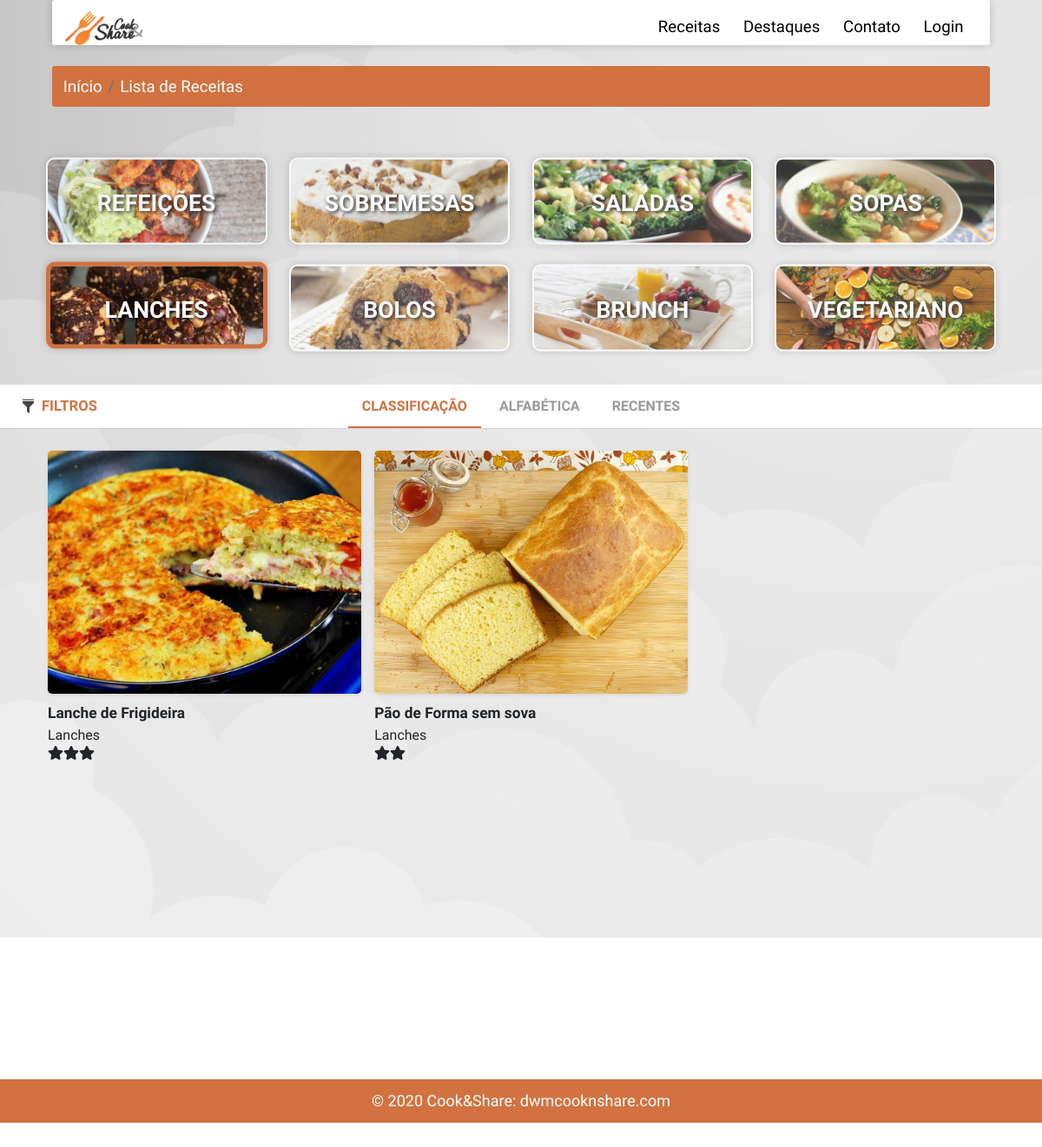
The app's page /receitas_lanches.php with its own data.
### tables this page shows
CREATE TABLE `categorias` (
  `id_categoria` int(6) NOT NULL,
  `nome` varchar(255) NOT NULL,
  `imagem` varchar(255) NOT NULL DEFAULT 'sem_imagem.jpg',
  `criado` timestamp NOT NULL DEFAULT current_timestamp(),
  `editado` timestamp NOT NULL DEFAULT current_timestamp() ON UPDATE current_timestamp()
);

CREATE TABLE `receitas` (
  `id_receita` int(6) NOT NULL,
  `id_user` int(6) NOT NULL,
  `nome` varchar(255) NOT NULL,
  `imagem` varchar(22) NOT NULL DEFAULT 'sem_imagem.jpg',
  `descricao` longtext NOT NULL,
  `duracao` int(10) NOT NULL,
  `ingredientes_desc` varchar(255) NOT NULL,
  `id_ingredientes` varchar(255) NOT NULL,
  `passos` varchar(255) NOT NULL,
  `id_categoria` int(6) NOT NULL,
  `npessoas` int(10) NOT NULL,
  `classificacao` int(11) NOT NULL DEFAULT 3,
  `total_classificacao` float NOT NULL,
  `nclassificacoes` int(11) NOT NULL,
  `dificuldade` enum('Fácil','Média','Difícil','') NOT NULL,
  `privacidade` enum('Público','Privado') NOT NULL DEFAULT 'Público',
  `estado` enum('Pendente','Aprovado','','') NOT NULL DEFAULT 'Pendente',
  `criado` timestamp NOT NULL DEFAULT current_timestamp(),
  `editado` timestamp NOT NULL DEFAULT current_timestamp() ON UPDATE current_timestamp()
);

### includes/ordenacao_lanches.php (called while the page is built, shortened)
<?php
$resultrec = mysqli_query($conn, "SELECT receitas.nome, receitas.npessoas, receitas.estado, receitas.duracao, receitas.dificuldade, receitas.id_categoria, receitas.id_receita,
receitas.imagem, receitas.classificacao, categorias.nome AS 'catnome' FROM receitas  INNER JOIN categorias ON receitas.id_categoria = categorias.id_categoria
 WHERE receitas.privacidade = 'Público' AND receitas.id_categoria = 5 AND receitas.estado = 'Aprovado' ORDER BY classificacao DESC");

### receitas_lanches.php (the view, shortened to what this page needs)
<html>
<head>
    <link rel="stylesheet" href="https://stackpath.bootstrapcdn.com/bootstrap/4.4.1/css/bootstrap.min.css">
    <link rel="stylesheet" href="assets/css/receitas.css">
</head>
<body>
<?php include("includes/navsU.php");
?>
 <div class="dbreadcrumb" aria-label="breadcrumb">
        <ol class="breadcrumb">
            <li class="breadcrumb-item"><a href="#">Início</a></li>
            <li class="breadcrumb-item active" aria-current="page"><a href="#">Lista de Receitas</a></li>
        </ol>
    </div>
    <?php include("includes/categorias.php");?>
    <main class="cd-main-content">
        <div class="cd-tab-filter-wrapper">
            <div class="cd-tab-filter">
                <ul class="cd-filters">
                    <li class="filter"><a class="selected" id="orderclass" data-type="all">Classificação</a></li>
                    <li class="filter" ><a data-type="all" id="orderalfa">Alfabética</a></li>
                    <li class="filter" ><a data-type="all" id="orderrecentes">Recentes</a></li>
                </ul>
            </div>
        </div>
        <section class="cd-gallery">
            <ul>
            <?php
            include("includes/ordenacao_lanches.php");
                        foreach($resultrec as $rowrec) {
                            $id = $rowrec['id_receita'];
                            $imagem = $rowrec['imagem'];
                            $classificacao = $rowrec['classificacao'];
                            $classificacao = intval($classificacao);
                            $duracao = $rowrec['duracao'];
                            $duracao = intval($duracao);
                            $nome = $rowrec['nome'];
                            $npessoas = $rowrec['npessoas'];
                            $categoria = $rowrec['catnome'];
                            $dificulade = $rowrec['dificuldade'];
                            if ($duracao<10){
                                $duracaof = "menos10m";
                            }else if (10 <= $duracao && $duracao<15){
                                $duracaof = "mais10menos15m";
                            }else if (15 <= $duracao && $duracao<20){
                                $duracaof = "mais15mmenos20m";
                            }else if (20<=$duracao && $duracao <25){
                                $duracaof = "mais20mmenos25m";
                            }else if (25<=$duracao && $duracao<30){
                                $duracaof = "mais25mmenos30m";
                            }else if (30<=$duracao && $duracao<=35){
                                $duracaof = "mais30mmenos35m";
                            }else if (35<$duracao){
                                $duracaof = "mais35m";
                            }
                            echo"
                            <li class='mix ".$categoria." ".$classificacao."c ".$duracaof." ".$dificulade." ".$npessoas."p'>
                            <div class='imgrec'>
                            <img src='assets/img/receitas/$imagem' alt='$nome'>
                            <div class='info'>
                                <p class='titulo'>".$nome."</p>
                                <p class='categoria'>".$categoria."</p>
                                <input type='hidden' name='rcid' id='rid' value='".$id."'>
                                <p class='class'>";  for ($i = 0; $i < $classificacao; $i++) { echo"<i class='fa fa-star' aria-hidden='true'></i>"; } echo"</p>
                            </div>
                            </div>
                        </li>
                            ";}?>
            </ul>
        </section>
        <a href="#0" class="cd-filter-trigger"> Filtros</a>
    </main>
</body>
</html>

### includes/navsU.php (shortened to what this page needs)
<!DOCTYPE html>
<html>
<head>
    <link rel="stylesheet" href="assets\css\navU.css">
</head>
<body>
    <div class="navv" id="navbar">
        <div class="navbar">
            <img onclick="location.href = 'index.php';" src="assets\img\logo.png" alt="Logo">
            <ul>
                <li><a href="receitas.php">Receitas</a></li>
                <li><a href="destaques.php">Destaques</a></li>
                <li><a href="contactos.php">Contato</a></li>
                <?php
                if (isset($_SESSION['email'])) {
                    echo '
                    <li><a href="perfil.php">Perfil</a></li>
                    <li><a href="../includes/logout.php">Logout</a></li>';
                }else{
                echo '<li><a href="../login.php">Login</a></li>';
                }
                ?>
            </ul>
        </div>
    </div>
</body>
</html>

### includes/categorias.php (shortened to what this page needs)
<?php
        include 'db.php';
        ?>
<!DOCTYPE html>
<html>
<head>
    <link rel="stylesheet" href="assets\css\categorias.css">
</head>
<body>
<div class="menus" id="menus">
        <div class="lmenus">
        <?php
                    $result = mysqli_query($conn, "SELECT * FROM categorias");
                    foreach($result as $row) {
                            $id = $row['id_categoria'];
                            $nome = $row['nome'];
                            $imagem = $row['imagem'];
                            echo '
                            <input type="hidden" name="categoria" id="rid" value="'.$id.'">
                            <div id="'.$id.'" class="col" style="background-image:url(../admin/img/categorias/' .$imagem.');">
                            <div class="lista" >
                            <span>'.$nome.'</span>
                            <input type="hidden" name="categorianome" id="rnome" value="'.$nome.'">
                            </div>
                        </div>';
        }
        ?>
        </div>
    </div>
</body>
</html>

### assets/css/receitas.css (style rules this page uses)
html { font-size: 80%; }
body { font-size: 1.6rem; font-family: 'Dosis', sans-serif; background-image: url("../img/back.jpg"); background-attachment: fixed; z-index: -1; background-repeat: no-repeat; }
.dbreadcrumb { font-size: 14pt; width: 90%; margin-top: 2%; margin-left: auto; margin-right: auto; animation-name: breadcrumb; animation-duration: 0.9s; margin-bottom: 50px; }
.dbreadcrumb ol { background-color: #D17240; }
.dbreadcrumb ol a { color: white; text-decoration: none; }
.cd-main-content a { color: #D17240; text-decoration: none; }
.cd-main-content ol, .cd-main-content ul { list-style: none; }
.cd-main-content { margin-top: 320px; position: relative; min-height: 100vh; }
.cd-main-content:after { content: ""; display: table; clear: both; }
.cd-tab-filter-wrapper { background-color: #ffffff; box-shadow: 0 1px 1px rgba(0, 0, 0, 0.08); z-index: 1; }
.cd-tab-filter-wrapper:after { content: ""; display: table; clear: both; }
.cd-tab-filter { position: relative; height: 50px; width: 140px; margin: 0 auto; z-index: 1; }
.cd-tab-filter::after { content: ''; position: absolute; right: 14px; top: 50%; bottom: auto; -webkit-transform: translateY(-50%); -moz-transform: translateY(-50%); -ms-transform: translateY(-50%); -o-transform: translateY(-50%); transform: translateY(-50%); display: inline-block; width: 16px; height: 16px; background: url("../img/cd-icon-arrow.svg") no-repeat center center; -webkit-transition: all 0.3s; -moz-transition: all 0.3s; transition: all 0.3s; pointer-events: none; }
.cd-tab-filter ul { position: absolute; top: 0; left: 0; background-color: #ffffff; box-shadow: inset 0 -2px 0 #D17240; }
li.filter a { font-size: 12pt; cursor: pointer; }
.cd-tab-filter li { display: none; }
.cd-tab-filter a { display: block; height: 50px; width: 140px; line-height: 50px; padding-left: 14px; }
.cd-tab-filter a.selected { background: #D17240; color: #ffffff; }
@media only screen and (min-width: 768px) { .cd-tab-filter { width: auto; cursor: auto; } }
@media only screen and (min-width: 768px) { .cd-tab-filter::after { display: none; } }
@media only screen and (min-width: 768px) { .cd-tab-filter ul { background: transparent; position: static; box-shadow: none; text-align: center; } }
@media only screen and (min-width: 768px) { .cd-tab-filter li { display: inline-block; } }
@media only screen and (min-width: 768px) { .cd-tab-filter a { display: inline-block; padding: 0 1em; width: auto; color: #9a9a9a; text-transform: uppercase; font-weight: 700; font-size: 1.3rem; } }
@media only screen and (min-width: 768px) { .cd-tab-filter a.selected { background: transparent; color: #D17240; box-shadow: inset 0 -2px 0 #D17240; } }
@media only screen and (min-width: 1170px) { .cd-tab-filter { width: 100%; float: right; margin: 0; -webkit-transition: width 0.3s; -moz-transition: width 0.3s; transition: width 0.3s; } }
.cd-gallery { padding: 26px 0; width: 100%; padding-left: 35px; }
.cd-gallery li { margin-bottom: 3em; display: none; text-align: left; cursor: pointer; margin-right: 5px; margin-left: 5px; }
.cd-gallery img { width: 100%; height: 280px; margin-bottom: 10px; border-radius: 5px; object-fit: cover; box-shadow: 0 1px 4px rgba(0, 0, 0, 0.1); }
.info p.titulo { text-align: left; font-size: 13pt; font-weight: bold; margin-bottom: 0; }
.info p.categoria { text-align: left; font-size: 12pt; margin-bottom: 0; }
.info p.class { text-align: left; font-size: 12pt; margin-bottom: 0; }
@media only screen and (min-width: 1170px) { .cd-gallery { -webkit-transition: width 0.3s; -moz-transition: width 0.3s; transition: width 0.3s; width: 100%; } }
@media only screen and (min-width: 1170px) { .cd-gallery li { width: 19%; } }
@media only screen and (max-width: 1919px) { .cd-gallery li { width: 31%; } }
@media only screen and (max-width: 1919px) { .cd-gallery { margin-left: 15px; } }
.cd-filter-trigger { position: absolute; top: 0; left: 2%; height: 50px; line-height: 50px; width: 60px; overflow: hidden; text-indent: 100%; color: transparent; white-space: nowrap; background: transparent url("../img/filtro.png") no-repeat center center; z-index: 3; }
@media only screen and (min-width: 1170px) { .cd-filter-trigger { width: auto; left: 2%; text-indent: 0; color: #9a9a9a; text-transform: uppercase; font-size: 1.3rem; font-weight: 700; padding-left: 24px; background-position: left center; -webkit-transition: color 0.3s; -moz-transition: color 0.3s; transition: color 0.3s; } }

### records on screen
categorias: imagem (picture), nome "REFEIÇÕES"
categorias: imagem (picture), nome "SOBREMESAS"
categorias: imagem (picture), nome "SALADAS"
categorias: imagem (picture), nome "SOPAS"
categorias: imagem (picture), nome "LANCHES"
categorias: imagem (picture), nome "BOLOS"
categorias: imagem (picture), nome "BRUNCH"
categorias: imagem (picture), nome "VEGETARIANO"
receitas: imagem (picture), nome "Lanche de Frigideira", id_categoria.nome "Lanches", classificacao 3 (drawn)
receitas: imagem (picture), nome "Pão de Forma sem sova", id_categoria.nome "Lanches", classificacao 2 (drawn)
